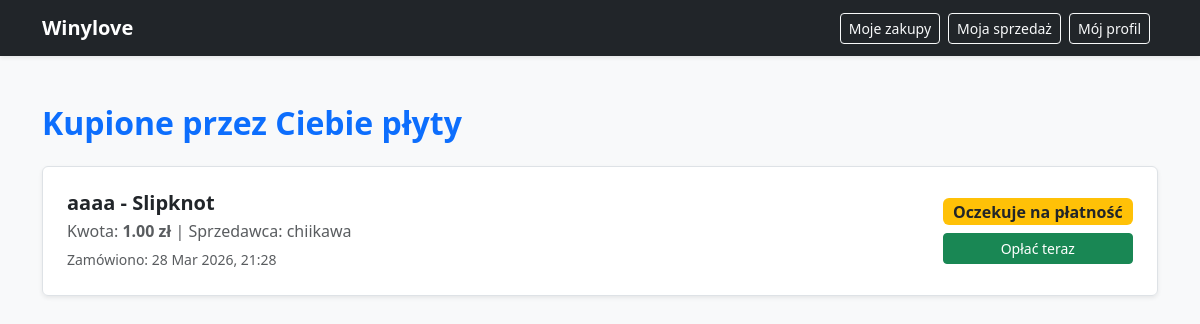
Page /moje-zakupy/ (signed in) on the committed database.
### shop/models.py (models this page shows, shortened)
class Order(models.Model):
    STATUS_CHOICES = [
        ('PENDING', 'Oczekujące'),
        ('PAID', 'Opłacone'),
        ('SHIPPED', 'Wysłane'),
    ]
    cd = models.ForeignKey(CDOffer, on_delete=models.CASCADE, related_name='orders')
    buyer = models.ForeignKey(User, on_delete=models.CASCADE, related_name='purchases')
    status = models.CharField(max_length=20, choices=STATUS_CHOICES, default='PENDING')
    order_date = models.DateTimeField(auto_now_add=True)

class CDOffer(models.Model):
    CONDITION_CHOICES = [
        ('NEW', 'Nowa'),
        ('USED', 'Używana'),
    ]
    title = models.CharField(max_length=200)
    artist = models.ForeignKey(Artist, on_delete=models.CASCADE, related_name='cds')
    genres = models.ManyToManyField(Genre, related_name='cds')
    seller = models.ForeignKey(User, on_delete=models.CASCADE, related_name='offers')
    price = models.DecimalField(max_digits=6, decimal_places=2)
    condition = models.CharField(max_length=10, choices=CONDITION_CHOICES)
    description = models.TextField()
    created_at = models.DateTimeField(auto_now_add=True)

class Artist(models.Model):
    name = models.CharField(max_length=100)
    description = models.TextField(blank=True, null=True)

### shop/views.py (the view)
# urls.py: path('moje-zakupy/', views.my_purchases, name='my_purchases'),
@login_required
def my_purchases(request):
    orders = Order.objects.filter(buyer=request.user).order_by('-order_date')
    return render(request, "shop/my_purchases.html", {'orders': orders})

### shop/templates/shop/my_purchases.html (shortened to what this page needs)
<!DOCTYPE html>
<html lang="pl">
<head>
    <link href="https://cdn.jsdelivr.net/npm/bootstrap@5.3.2/dist/css/bootstrap.min.css" rel="stylesheet">
</head>
<body class="bg-light">
    <nav class="navbar navbar-expand-lg navbar-dark bg-dark mb-5 shadow-sm">
        <div class="container">
            <a class="navbar-brand fw-bold" href="{% url 'home' %}">Winylove</a>
            <div class="d-flex align-items-center">
                <a href="{% url 'my_purchases' %}" class="btn btn-outline-light btn-sm me-2">Moje zakupy</a>
                <a href="{% url 'my_sales' %}" class="btn btn-outline-light btn-sm me-2">Moja sprzedaż</a>
                <a href="{% url 'user_profile' user.username %}" class="btn btn-outline-light btn-sm me-2">Mój profil</a>
            </div>
        </div>
    </nav>
    <div class="container mb-5">
        <h2 class="mb-4 fw-bold text-primary">Kupione przez Ciebie płyty</h2>
        <div class="list-group shadow-sm">
            {% for order in orders %}
                <div class="list-group-item p-4">
                    <div class="d-flex w-100 justify-content-between align-items-center">
                        <div>
                            <h5 class="mb-1 fw-bold">{{ order.cd.title }} - {{ order.cd.artist.name }}</h5>
                            <p class="mb-1 text-muted">Kwota: <strong>{{ order.cd.price }} zł</strong> | Sprzedawca: {{ order.cd.seller.username }}</p>
                            <small class="text-muted">Zamówiono: {{ order.order_date|date:"d M Y, H:i" }}</small>
                        </div>
                        <div class="text-end">
                            {% if order.status == 'PENDING' %}
                                <span class="badge bg-warning text-dark mb-2 fs-6 d-block">Oczekuje na płatność</span>
                                <a href="{% url 'pay_order' order.id %}" class="btn btn-success btn-sm w-100">Opłać teraz</a>
                            {% elif order.status == 'PAID' %}
                                <span class="badge bg-info text-dark fs-6">Opłacone, czeka na wysyłkę</span>
                            {% elif order.status == 'SHIPPED' %}
                                <span class="badge bg-success fs-6">Wysłane!</span>
                            {% endif %}
                        </div>
                    </div>
                </div>
            {% empty %}
                <div class="alert alert-secondary text-center p-5">
                    Nie kupiłeś jeszcze żadnej płyty. <a href="{% url 'home' %}">Wróć na stronę główną</a>, aby coś znaleźć!
                </div>
            {% endfor %}
        </div>
    </div>
</body>
</html>

### rows in the picture
Order: cd "aaaa", cd.artist.name "Slipknot", cd.price "1.00", cd.seller.username "chiikawa", order_date "28 Mar 2026, 21:28", status "Oczekuje na płatność"
